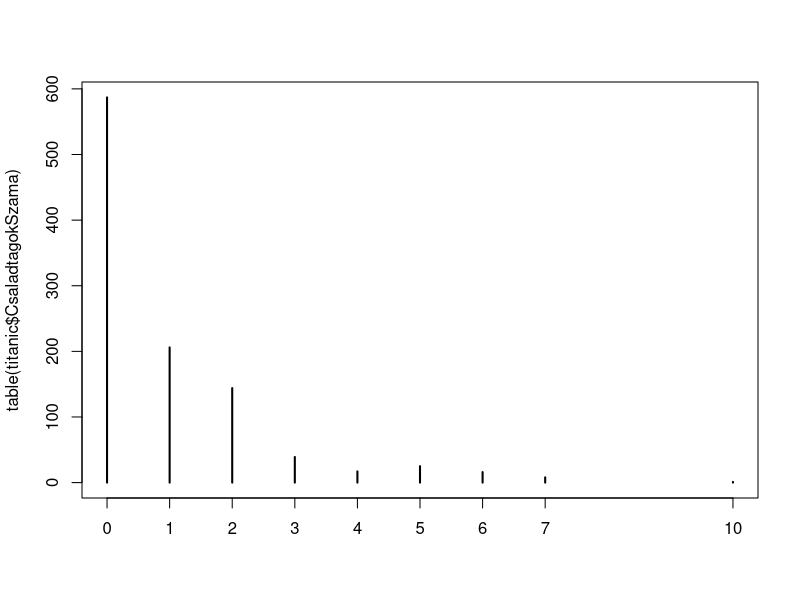
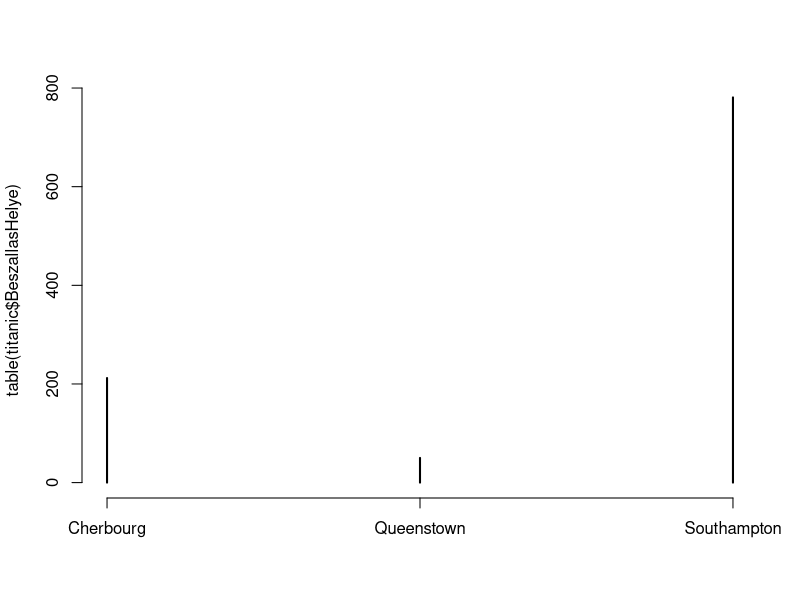
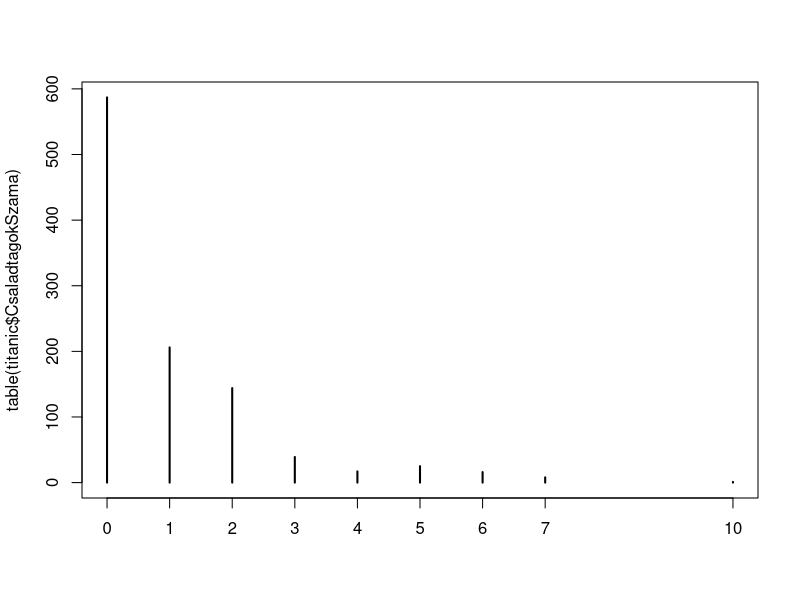
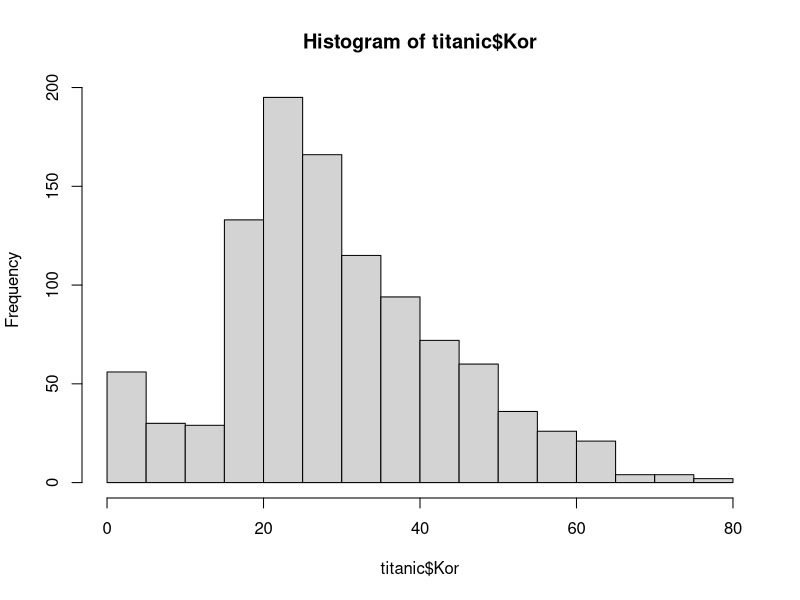
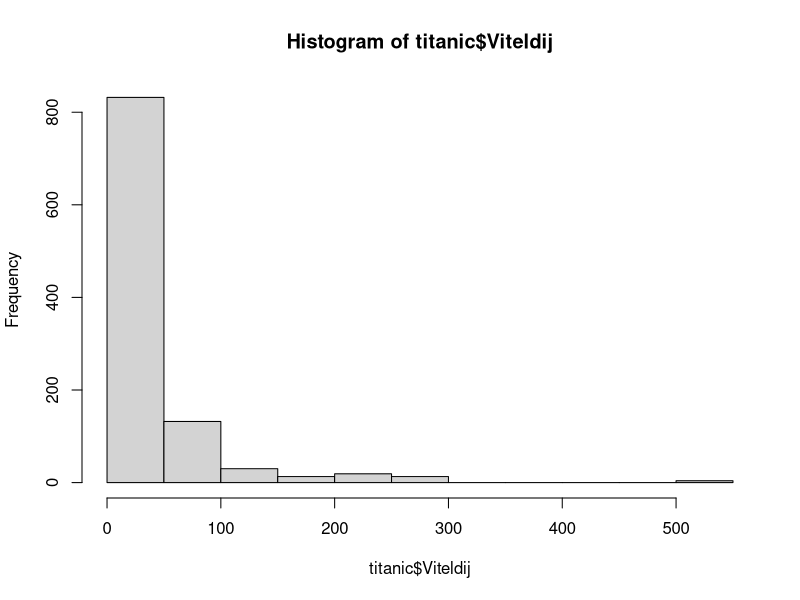
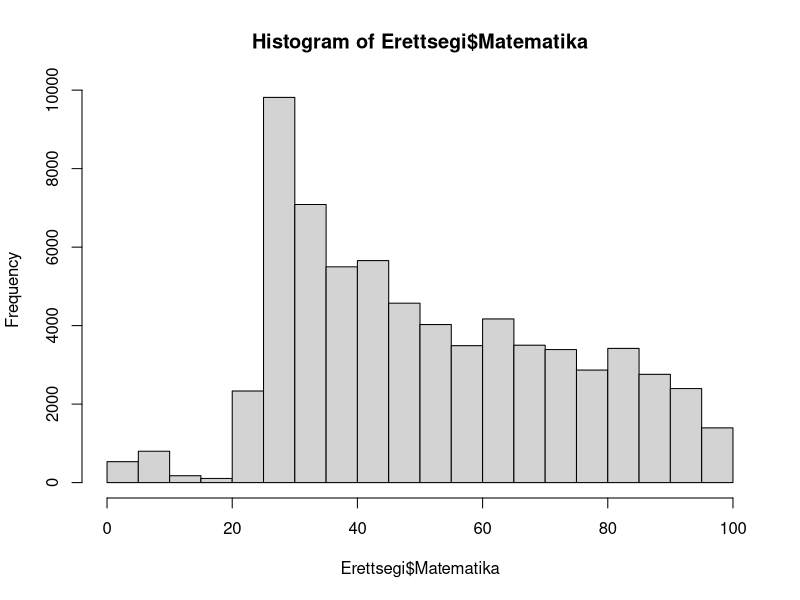
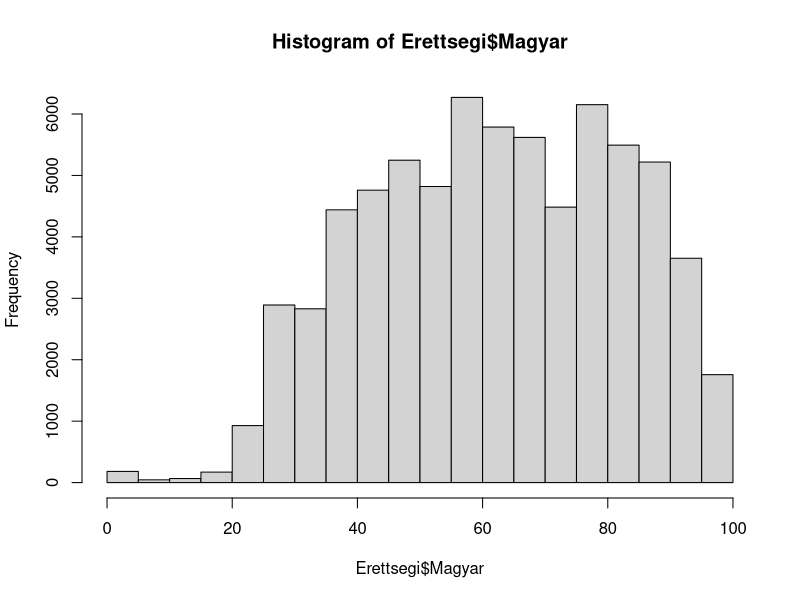
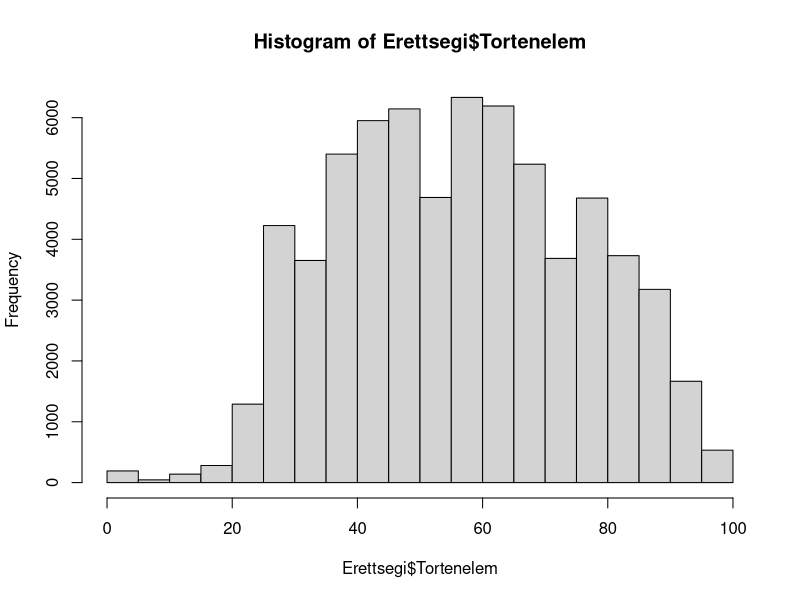

Write the R code that produced these figures, in order.
## ---- chunk 1
knitr::opts_chunk$set(echo = TRUE)
## ---- chunk 2
library(readr)
## ---- chunk 3
titanic <- read_delim("titanic_utasok.csv", 
    delim = ";", escape_double = FALSE, locale = locale(decimal_mark = ",", 
        grouping_mark = ".", encoding = "ISO-8859-2"), 
    trim_ws = TRUE)
## ---- chunk 4
str(titanic)
## ---- chunk 5
titanic <- as.data.frame(titanic)

str(titanic)
## ---- chunk 6
table(titanic$CsaladtagokSzama)
## ---- chunk 7
titanic$Tulelt_e[titanic$CsaladtagokSzama==10]
## ---- chunk 8
plot(table(titanic$CsaladtagokSzama))
## ---- chunk 9
table(titanic$Kor)
## ---- chunk 10
gyak_kor <- table(titanic$Kor)
str(gyak_kor)
## ---- chunk 11
gyak_kor[gyak_kor==max(gyak_kor)]
## ---- chunk 12
library(RcmdrMisc)

binnedCounts(titanic$Kor)
## ---- chunk 13
plot(table(titanic$BeszallasHelye))
## ---- chunk 14
median(titanic$CsaladtagokSzama)
## ---- chunk 15
median(titanic$Kor)
## ---- chunk 16
titanic$Kor[1]

titanic$Kor[1] <- 16000

median(titanic$Kor)
## ---- chunk 17
titanic$Kor[1] <- 16
## ---- chunk 18
mean(titanic$CsaladtagokSzama)
mean(titanic$Kor)
## ---- chunk 19
titanic$Kor[1]

titanic$Kor[1] <- 16000

mean(titanic$Kor)
## ---- chunk 20
titanic$Kor[1] <- 16
mean(titanic$Kor)
## ---- chunk 21
median(titanic$CsaladtagokSzama)
mean(titanic$CsaladtagokSzama)
## ---- chunk 22
plot(table(titanic$CsaladtagokSzama))
## ---- chunk 23
median(titanic$Kor)
mean(titanic$Kor)
## ---- chunk 24
hist(titanic$Kor)
## ---- chunk 25
# átlagos viteldíj
mean(titanic$Viteldij)
# viteldíj nyesett átlag az alsó-felső 5% levágásával
mean(titanic$Viteldij, trim = 0.05)
# medián viteldíj
median(titanic$Viteldij)
## ---- chunk 26
hist(titanic$Viteldij)
## ---- chunk 27
# Q1(Kor)
quantile(titanic$Kor, probs = 0.25)
# Q3(Viteldíj)
quantile(titanic$Viteldij, probs = 0.75)
## ---- chunk 28
# Kvintilisek(Kor)
quantile(titanic$Kor, probs = c(0.2, 0.4, 0.6, 0.8))
# Kvintilisek(Viteldíj)
quantile(titanic$Viteldij, probs = c(0.2, 0.4, 0.6, 0.8))
## ---- chunk 29
summary(titanic)
## ---- chunk 30
titanic$Osztaly <- as.factor(titanic$Osztaly)
titanic$Tulelt_e <- as.factor(titanic$Tulelt_e)
titanic$Nem <- as.factor(titanic$Nem)
titanic$BeszallasHelye <- as.factor(titanic$BeszallasHelye)

summary(titanic)
## ---- chunk 31
levels(titanic$BeszallasHelye)
# Figyeljük meg, hogy a számok idézőjelek között vannak!
# Tehát szövegként érti a kerületek számát az R a háttérben, nagyon helyesen!
## ---- chunk 32
by(titanic$Viteldij, titanic$Tulelt_e, summary)
## ---- chunk 33
by(titanic[,c("Viteldij", "Kor", "Nem")], titanic$Tulelt_e, summary)
## ---- chunk 34
library(readxl)
## ---- chunk 35
befektetes <- read_excel("Befektetes.xlsx")

str(befektetes)
## ---- chunk 36
mean(befektetes$ClimateChange_Reszveny)
mean(befektetes$BondMaxx_Kotveny)
## ---- chunk 37
summary(befektetes)
## ---- chunk 38
N <- nrow(befektetes) # a dataframe sorainak száma tehát az elemszám :)
atlag_reszveny <- mean(befektetes$ClimateChange_Reszveny)
sum(befektetes$ClimateChange_Reszveny - atlag_reszveny) / N
## ---- chunk 39
N <- nrow(befektetes) # a dataframe sorainak száma tehát az elemszám :)

# Részvény szórás
atlag_reszveny <- mean(befektetes$ClimateChange_Reszveny)
sqrt(sum((befektetes$ClimateChange_Reszveny - atlag_reszveny)^2) / N)

# Kötvény szórás
atlag_kotveny <- mean(befektetes$BondMaxx_Kotveny)
sqrt(sum((befektetes$BondMaxx_Kotveny - atlag_kotveny)^2) / N)
## ---- chunk 40
N <- nrow(befektetes) # a dataframe sorainak száma tehát az elemszám :)

# Részvény szórás R függvény verzió manuálisan
atlag_reszveny <- mean(befektetes$ClimateChange_Reszveny)
sqrt(sum((befektetes$ClimateChange_Reszveny - atlag_reszveny)^2) / (N-1))

# Részvény szórás R függvénnyel
sd(befektetes$ClimateChange_Reszveny)
## ---- chunk 41
N <- nrow(befektetes) # a dataframe sorainak száma tehát az elemszám :)

# Részvény relatív szórás
atlag_reszveny <- mean(befektetes$ClimateChange_Reszveny)
szoras_reszveny <- sqrt(sum((befektetes$ClimateChange_Reszveny - atlag_reszveny)^2) / N)
szoras_reszveny/atlag_reszveny

# Kötvény relatív szórás
atlag_kotveny <- mean(befektetes$BondMaxx_Kotveny)
szoras_kotveny <- sqrt(sum((befektetes$BondMaxx_Kotveny - atlag_kotveny)^2) / N)
szoras_kotveny/atlag_kotveny
## ---- chunk 42
Erettsegi <- read_excel("Erettsegi_2018.xlsx")
str(Erettsegi)
## ---- chunk 43
hist(Erettsegi$Matematika)
hist(Erettsegi$Magyar)
hist(Erettsegi$Tortenelem)
## ---- chunk 44
# Módusz
gyak_matek <- table(Erettsegi$Matematika)
gyak_matek[gyak_matek==max(gyak_matek)]
# Medián
median(Erettsegi$Matematika, na.rm = TRUE)
# Átlag
mean(Erettsegi$Matematika, na.rm = TRUE)
## ---- chunk 45
# Módusz
gyak_magyar<- table(Erettsegi$Magyar)
gyak_magyar[gyak_magyar==max(gyak_magyar)]
# Medián
median(Erettsegi$Magyar, na.rm = TRUE)
# Átlag
mean(Erettsegi$Magyar, na.rm = TRUE)
## ---- chunk 46
# Módusz
gyak_tori<- table(Erettsegi$Tortenelem)
gyak_tori[gyak_tori==max(gyak_tori)]
# Medián
median(Erettsegi$Tortenelem, na.rm = TRUE)
# Átlag
mean(Erettsegi$Tortenelem, na.rm = TRUE)
## ---- chunk 47
library(psych)
## ---- chunk 48
describe(Erettsegi)
## ---- chunk 49
describe(titanic)
## ---- chunk 50
boxplot(log(Erettsegi$Tortenelem[Erettsegi$Tortenelem>0]))
## ---- chunk 51
boxplot(Erettsegi$Tortenelem)
## ---- chunk 52
boxplot(titanic$Viteldij)
summary(titanic$Viteldij)
